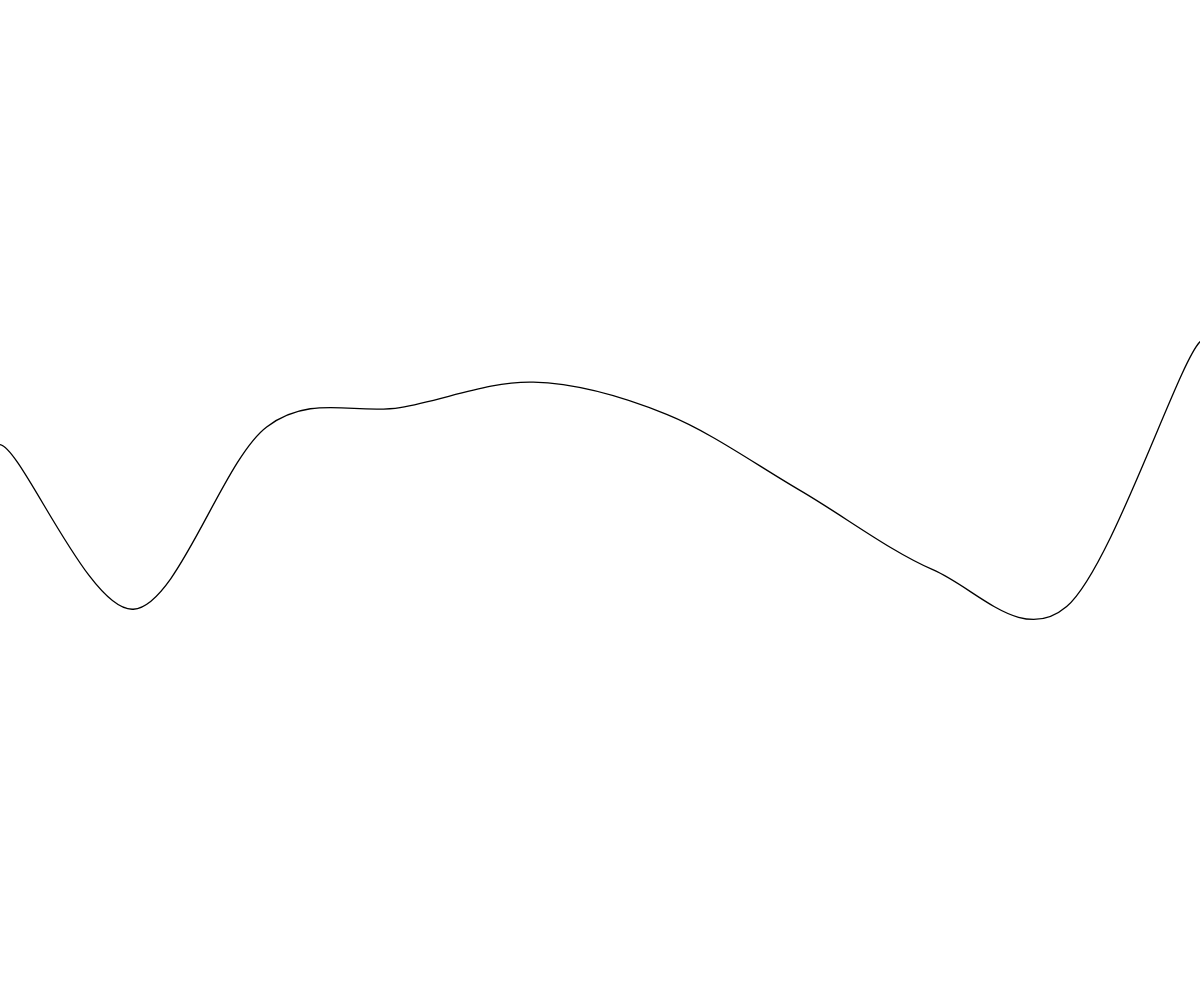
Frame 1 (no input)
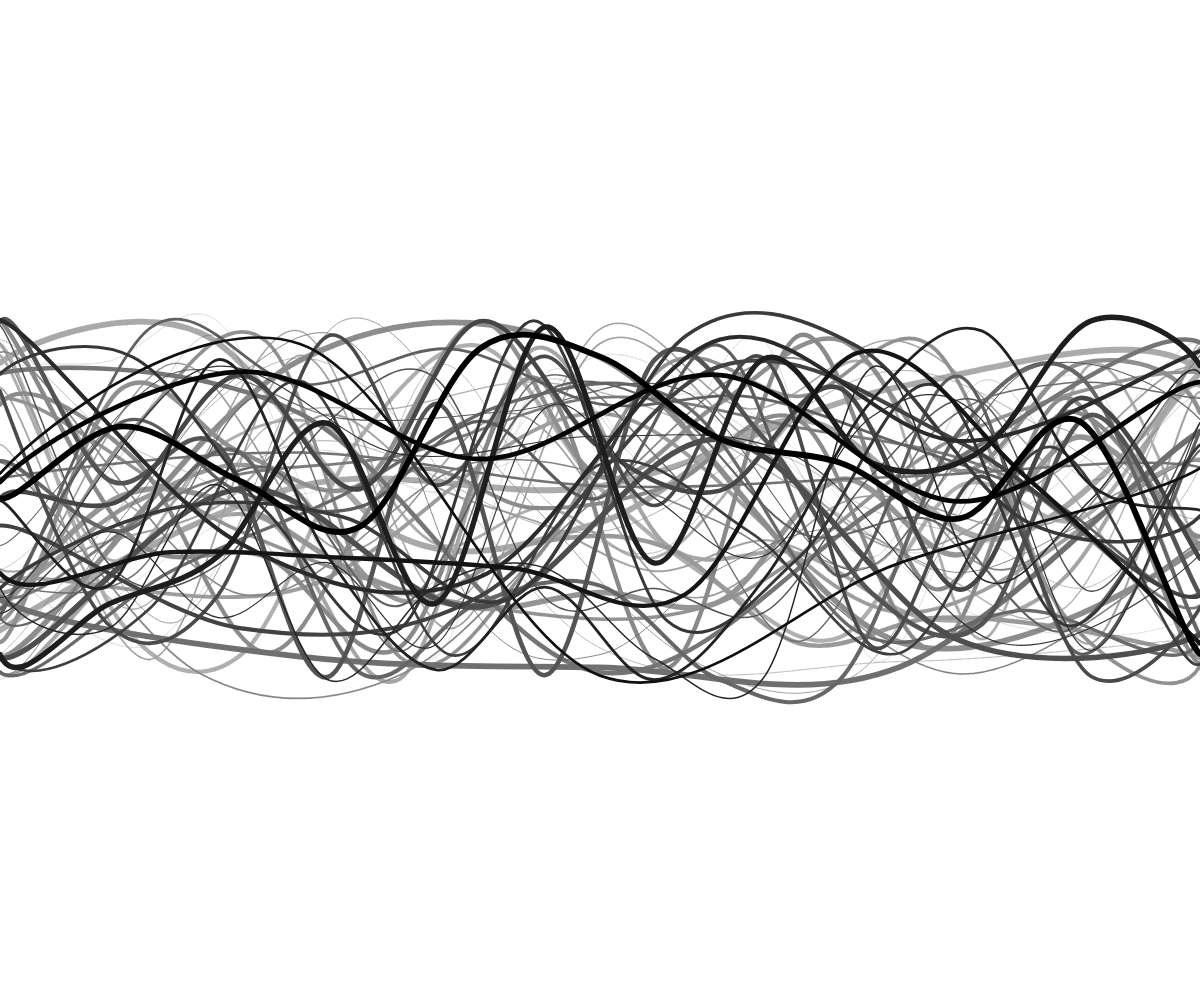
Frame 60 (no input)
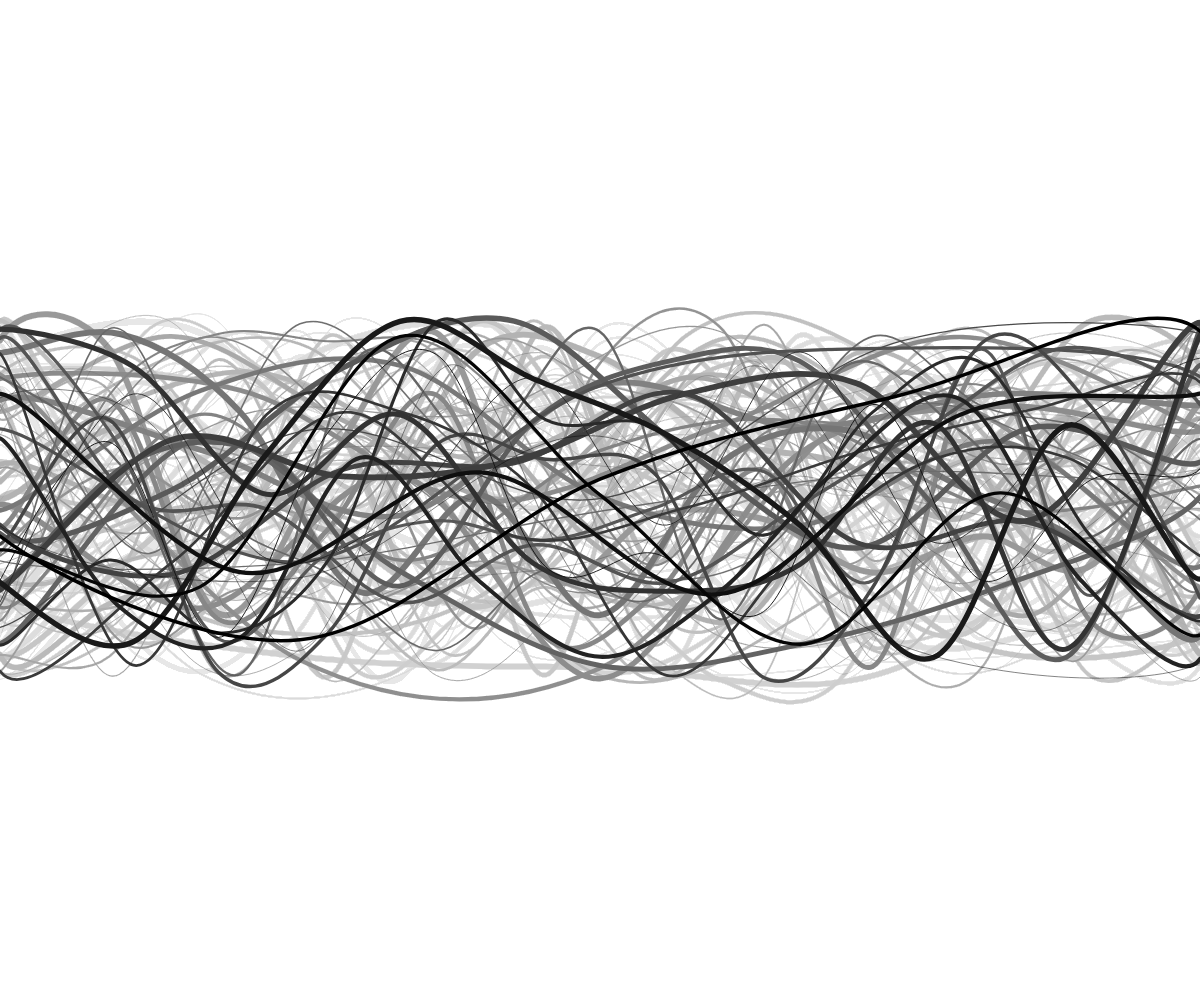
Frame 120 (the mouse pressed at the canvas centre since frame 60)

The p5.js sketch that drew these frames (run headless with seeded random() and noise() and a simulated clock; from frame 60 on, the mouse is pressed at the canvas centre):

// p5.js sketch
// ── sketch.js
const pitch = 180;

function setup() {
  createCanvas(windowWidth, windowHeight);
  background(255);
}

function draw() {
  background(255, 5);

  let numdots = floor(random(4, 12));
  let interval = width/numdots;
  let weight = random(0.1, 6);

  noFill();
  stroke(0);
  strokeWeight(weight);

  beginShape();
  curveVertex(0, height/2+random(-pitch, pitch));
  for(let i=0; i<=numdots; i++) {
    curveVertex(i*interval, height/2+random(-pitch, pitch));
  }
  curveVertex(numdots*interval, height/2+random(-pitch, pitch));
  endShape();

}
